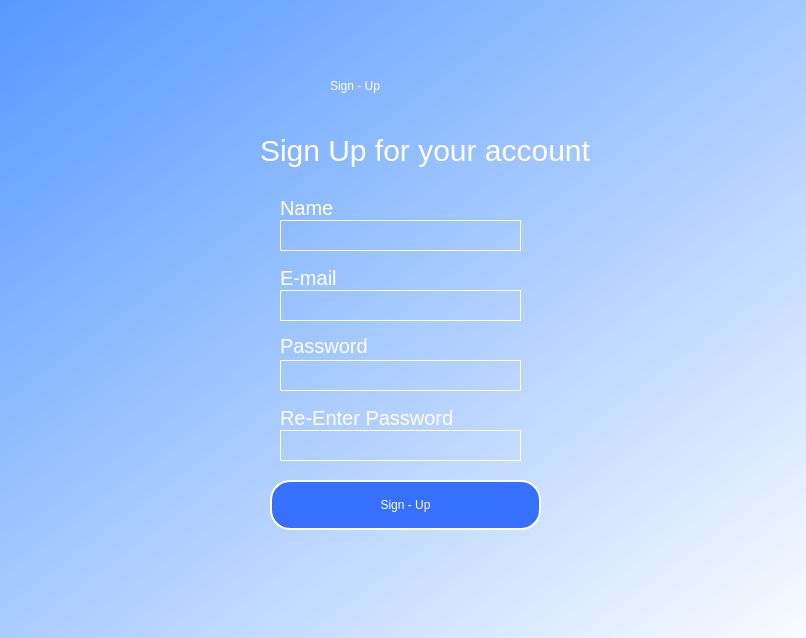
<?xml version="1.0" encoding="UTF-8"?>
<ui version="4.0">
 <class>Dialog</class>
 <widget class="QDialog" name="Dialog">
  <property name="geometry">
   <rect>
    <x>0</x>
    <y>0</y>
    <width>806</width>
    <height>638</height>
   </rect>
  </property>
  <property name="windowTitle">
   <string>Dialog</string>
  </property>
  <widget class="QWidget" name="bgwidget" native="true">
   <property name="enabled">
    <bool>true</bool>
   </property>
   <property name="geometry">
    <rect>
     <x>0</x>
     <y>0</y>
     <width>881</width>
     <height>640</height>
    </rect>
   </property>
   <property name="styleSheet">
    <string notr="true">QWidget#bgwidget{
background-color: qlineargradient(spread:pad, x1:0, y1:0, x2:1, y2:0.983, stop:0 rgba(86, 153, 255, 255), stop:1 rgba(255, 255, 255, 255))
}</string>
   </property>
   <widget class="QLabel" name="label">
    <property name="geometry">
     <rect>
      <x>330</x>
      <y>60</y>
      <width>161</width>
      <height>51</height>
     </rect>
    </property>
    <property name="styleSheet">
     <string notr="true">color : white ;
font: 40pt &quot;Ubuntu&quot;;</string>
    </property>
    <property name="text">
     <string>Sign - Up</string>
    </property>
   </widget>
   <widget class="QLabel" name="label_2">
    <property name="geometry">
     <rect>
      <x>260</x>
      <y>120</y>
      <width>361</width>
      <height>61</height>
     </rect>
    </property>
    <property name="styleSheet">
     <string notr="true">color: white;
font: 30px;</string>
    </property>
    <property name="text">
     <string>Sign Up for your account</string>
    </property>
   </widget>
   <widget class="QPushButton" name="signUpButton">
    <property name="enabled">
     <bool>true</bool>
    </property>
    <property name="geometry">
     <rect>
      <x>270</x>
      <y>480</y>
      <width>271</width>
      <height>50</height>
     </rect>
    </property>
    <property name="styleSheet">
     <string notr="true">background-color:rgb(55, 112, 255);
color:rgb(255, 255, 255);
font: 25pt &quot;Ubuntu&quot;;
border-style: outset;
border-width: 2px;
border-radius: 20px;
border-color: white;
</string>
    </property>
    <property name="text">
     <string>Sign - Up</string>
    </property>
   </widget>
   <widget class="QLineEdit" name="emailFeild">
    <property name="enabled">
     <bool>true</bool>
    </property>
    <property name="geometry">
     <rect>
      <x>280</x>
      <y>290</y>
      <width>241</width>
      <height>31</height>
     </rect>
    </property>
    <property name="styleSheet">
     <string notr="true">background-color: rgba(0,0,0,0);
border-style:outset;
border-width: 1px;
border-color:white</string>
    </property>
   </widget>
   <widget class="QLineEdit" name="passwordFeild">
    <property name="geometry">
     <rect>
      <x>280</x>
      <y>360</y>
      <width>241</width>
      <height>31</height>
     </rect>
    </property>
    <property name="styleSheet">
     <string notr="true">background-color: rgba(0,0,0,0);
border-style:outset;
border-width: 1px;
border-color:white</string>
    </property>
   </widget>
   <widget class="QLabel" name="label_3">
    <property name="geometry">
     <rect>
      <x>280</x>
      <y>270</y>
      <width>261</width>
      <height>16</height>
     </rect>
    </property>
    <property name="styleSheet">
     <string notr="true">color: white;
font: 20px;</string>
    </property>
    <property name="text">
     <string>E-mail</string>
    </property>
   </widget>
   <widget class="QLabel" name="label_4">
    <property name="geometry">
     <rect>
      <x>280</x>
      <y>330</y>
      <width>271</width>
      <height>31</height>
     </rect>
    </property>
    <property name="styleSheet">
     <string notr="true">color: white;
font: 20px;</string>
    </property>
    <property name="text">
     <string>Password</string>
    </property>
   </widget>
   <widget class="QLabel" name="error">
    <property name="geometry">
     <rect>
      <x>360</x>
      <y>560</y>
      <width>161</width>
      <height>20</height>
     </rect>
    </property>
    <property name="styleSheet">
     <string notr="true">color:rgb(255, 0, 0)</string>
    </property>
    <property name="text">
     <string/>
    </property>
   </widget>
   <widget class="QLineEdit" name="cnf_passwordFeild">
    <property name="geometry">
     <rect>
      <x>280</x>
      <y>430</y>
      <width>241</width>
      <height>31</height>
     </rect>
    </property>
    <property name="styleSheet">
     <string notr="true">background-color: rgba(0,0,0,0);
border-style:outset;
border-width: 1px;
border-color:white</string>
    </property>
   </widget>
   <widget class="QLabel" name="label_9">
    <property name="geometry">
     <rect>
      <x>280</x>
      <y>410</y>
      <width>271</width>
      <height>16</height>
     </rect>
    </property>
    <property name="styleSheet">
     <string notr="true">color: white;
font: 20px;</string>
    </property>
    <property name="text">
     <string>Re-Enter Password</string>
    </property>
   </widget>
   <widget class="QLineEdit" name="nameFeild">
    <property name="enabled">
     <bool>true</bool>
    </property>
    <property name="geometry">
     <rect>
      <x>280</x>
      <y>220</y>
      <width>241</width>
      <height>31</height>
     </rect>
    </property>
    <property name="styleSheet">
     <string notr="true">background-color: rgba(0,0,0,0);
border-style:outset;
border-width: 1px;
border-color:white</string>
    </property>
   </widget>
   <widget class="QLabel" name="label_10">
    <property name="geometry">
     <rect>
      <x>280</x>
      <y>200</y>
      <width>261</width>
      <height>16</height>
     </rect>
    </property>
    <property name="styleSheet">
     <string notr="true">color: white;
font: 20px;</string>
    </property>
    <property name="text">
     <string>Name</string>
    </property>
   </widget>
  </widget>
 </widget>
 <resources/>
 <connections/>
</ui>
